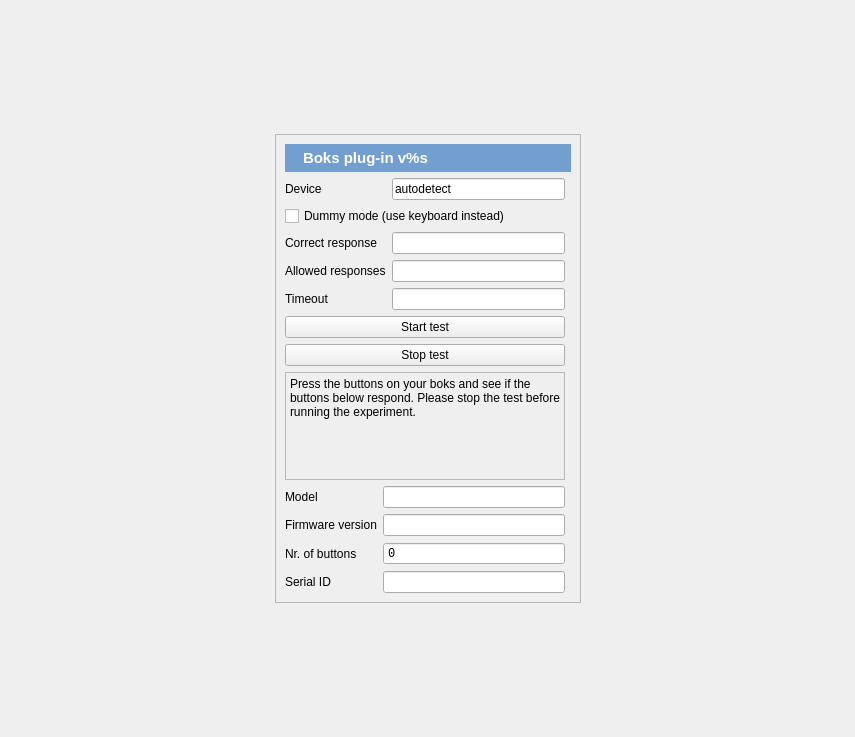
<?xml version="1.0" encoding="UTF-8"?>
<ui version="4.0">
 <class>boks_widget</class>
 <widget class="QWidget" name="boks_widget">
  <property name="geometry">
   <rect>
    <x>0</x>
    <y>0</y>
    <width>855</width>
    <height>737</height>
   </rect>
  </property>
  <property name="windowTitle">
   <string>Form</string>
  </property>
  <layout class="QGridLayout" name="gridLayout">
   <property name="margin">
    <number>0</number>
   </property>
   <item row="0" column="0">
    <spacer name="horizontalSpacer">
     <property name="orientation">
      <enum>Qt::Horizontal</enum>
     </property>
     <property name="sizeHint" stdset="0">
      <size>
       <width>40</width>
       <height>20</height>
      </size>
     </property>
    </spacer>
   </item>
   <item row="0" column="3">
    <spacer name="horizontalSpacer_2">
     <property name="orientation">
      <enum>Qt::Horizontal</enum>
     </property>
     <property name="sizeHint" stdset="0">
      <size>
       <width>40</width>
       <height>20</height>
      </size>
     </property>
    </spacer>
   </item>
   <item row="0" column="1">
    <widget class="QFrame" name="frame_controls">
     <property name="sizePolicy">
      <sizepolicy hsizetype="Fixed" vsizetype="Fixed">
       <horstretch>0</horstretch>
       <verstretch>0</verstretch>
      </sizepolicy>
     </property>
     <property name="frameShape">
      <enum>QFrame::StyledPanel</enum>
     </property>
     <property name="frameShadow">
      <enum>QFrame::Raised</enum>
     </property>
     <layout class="QGridLayout" name="gridLayout_3">
      <item row="1" column="1">
       <widget class="QLineEdit" name="edit_dev">
        <property name="toolTip">
         <string>The frequence of the sound. Expecting a numeric value (frequency in Hertz) a note (like 'C#2' and 'A1') or a variable (like '[freq]')</string>
        </property>
        <property name="text">
         <string>autodetect</string>
        </property>
       </widget>
      </item>
      <item row="6" column="0" colspan="2">
       <widget class="QPushButton" name="button_start_test">
        <property name="text">
         <string>Start test</string>
        </property>
       </widget>
      </item>
      <item row="5" column="0">
       <widget class="QLabel" name="label_timeout">
        <property name="text">
         <string>Timeout</string>
        </property>
       </widget>
      </item>
      <item row="3" column="1">
       <widget class="QLineEdit" name="edit_correct_response"/>
      </item>
      <item row="2" column="0" colspan="2">
       <widget class="QCheckBox" name="checkbox_dummy">
        <property name="text">
         <string>Dummy mode (use keyboard instead)</string>
        </property>
       </widget>
      </item>
      <item row="4" column="1">
       <widget class="QLineEdit" name="edit_allowed_responses">
        <property name="toolTip">
         <string>Set the duration of the synth item. Expecting a duration in ms, 'sound' (to wait until the sound is finished playing), 'keypress', 'mouseclick', or a variable (e.g., '[synth_dur]').</string>
        </property>
        <property name="text">
         <string/>
        </property>
       </widget>
      </item>
      <item row="4" column="0">
       <widget class="QLabel" name="label_allowed_responses">
        <property name="text">
         <string>Allowed responses</string>
        </property>
       </widget>
      </item>
      <item row="3" column="0">
       <widget class="QLabel" name="label_correct_response">
        <property name="text">
         <string>Correct response</string>
        </property>
       </widget>
      </item>
      <item row="0" column="0" colspan="3">
       <widget class="QWidget" name="widget" native="true">
        <property name="styleSheet">
         <string notr="true">background-color: #729fcf;
color: rgb(255, 255, 255);</string>
        </property>
        <layout class="QHBoxLayout" name="horizontalLayout">
         <property name="margin">
          <number>5</number>
         </property>
         <item>
          <widget class="QLabel" name="label_boks_icon">
           <property name="sizePolicy">
            <sizepolicy hsizetype="Fixed" vsizetype="Preferred">
             <horstretch>0</horstretch>
             <verstretch>0</verstretch>
            </sizepolicy>
           </property>
           <property name="text">
            <string/>
           </property>
          </widget>
         </item>
         <item>
          <widget class="QLabel" name="label_boks">
           <property name="font">
            <font>
             <pointsize>11</pointsize>
             <weight>75</weight>
             <bold>true</bold>
            </font>
           </property>
           <property name="text">
            <string>Boks plug-in v%s</string>
           </property>
          </widget>
         </item>
        </layout>
       </widget>
      </item>
      <item row="8" column="0" colspan="2">
       <widget class="QWidget" name="widget_test" native="true">
        <layout class="QGridLayout" name="gridLayout_4">
         <property name="margin">
          <number>0</number>
         </property>
         <item row="5" column="0">
          <widget class="QLabel" name="label_sid">
           <property name="text">
            <string>Serial ID</string>
           </property>
          </widget>
         </item>
         <item row="3" column="1">
          <widget class="QLineEdit" name="edit_firmware_version">
           <property name="font">
            <font>
             <family>Monospace</family>
            </font>
           </property>
           <property name="readOnly">
            <bool>true</bool>
           </property>
          </widget>
         </item>
         <item row="2" column="0">
          <widget class="QLabel" name="label_model">
           <property name="text">
            <string>Model</string>
           </property>
          </widget>
         </item>
         <item row="3" column="0">
          <widget class="QLabel" name="label_firmware_version">
           <property name="text">
            <string>Firmware version</string>
           </property>
          </widget>
         </item>
         <item row="5" column="1">
          <widget class="QLineEdit" name="edit_sid">
           <property name="font">
            <font>
             <family>Monospace</family>
            </font>
           </property>
           <property name="readOnly">
            <bool>true</bool>
           </property>
          </widget>
         </item>
         <item row="1" column="0" colspan="2">
          <widget class="QFrame" name="frame">
           <property name="sizePolicy">
            <sizepolicy hsizetype="Preferred" vsizetype="Fixed">
             <horstretch>0</horstretch>
             <verstretch>0</verstretch>
            </sizepolicy>
           </property>
           <property name="maximumSize">
            <size>
             <width>16777215</width>
             <height>140</height>
            </size>
           </property>
           <property name="frameShape">
            <enum>QFrame::StyledPanel</enum>
           </property>
           <property name="frameShadow">
            <enum>QFrame::Raised</enum>
           </property>
           <layout class="QGridLayout" name="gridLayout_2">
            <property name="margin">
             <number>4</number>
            </property>
            <item row="1" column="1">
             <widget class="QPushButton" name="button_2">
              <property name="sizePolicy">
               <sizepolicy hsizetype="Expanding" vsizetype="Fixed">
                <horstretch>0</horstretch>
                <verstretch>0</verstretch>
               </sizepolicy>
              </property>
              <property name="text">
               <string/>
              </property>
              <property name="iconSize">
               <size>
                <width>32</width>
                <height>32</height>
               </size>
              </property>
              <property name="flat">
               <bool>true</bool>
              </property>
             </widget>
            </item>
            <item row="1" column="3">
             <widget class="QPushButton" name="button_4">
              <property name="sizePolicy">
               <sizepolicy hsizetype="Expanding" vsizetype="Fixed">
                <horstretch>0</horstretch>
                <verstretch>0</verstretch>
               </sizepolicy>
              </property>
              <property name="text">
               <string/>
              </property>
              <property name="iconSize">
               <size>
                <width>32</width>
                <height>32</height>
               </size>
              </property>
              <property name="flat">
               <bool>true</bool>
              </property>
             </widget>
            </item>
            <item row="1" column="2">
             <widget class="QPushButton" name="button_3">
              <property name="sizePolicy">
               <sizepolicy hsizetype="Expanding" vsizetype="Fixed">
                <horstretch>0</horstretch>
                <verstretch>0</verstretch>
               </sizepolicy>
              </property>
              <property name="text">
               <string/>
              </property>
              <property name="iconSize">
               <size>
                <width>32</width>
                <height>32</height>
               </size>
              </property>
              <property name="flat">
               <bool>true</bool>
              </property>
             </widget>
            </item>
            <item row="0" column="0" colspan="5">
             <widget class="QLabel" name="label_boks_test">
              <property name="sizePolicy">
               <sizepolicy hsizetype="Preferred" vsizetype="Fixed">
                <horstretch>0</horstretch>
                <verstretch>0</verstretch>
               </sizepolicy>
              </property>
              <property name="text">
               <string>Press the buttons on your boks and see if the buttons below respond. Please stop the test before running the experiment.</string>
              </property>
              <property name="wordWrap">
               <bool>true</bool>
              </property>
             </widget>
            </item>
            <item row="1" column="0">
             <widget class="QPushButton" name="button_1">
              <property name="sizePolicy">
               <sizepolicy hsizetype="Expanding" vsizetype="Fixed">
                <horstretch>0</horstretch>
                <verstretch>0</verstretch>
               </sizepolicy>
              </property>
              <property name="text">
               <string/>
              </property>
              <property name="iconSize">
               <size>
                <width>32</width>
                <height>32</height>
               </size>
              </property>
              <property name="flat">
               <bool>true</bool>
              </property>
             </widget>
            </item>
            <item row="2" column="0">
             <widget class="QPushButton" name="button_5">
              <property name="sizePolicy">
               <sizepolicy hsizetype="Expanding" vsizetype="Fixed">
                <horstretch>0</horstretch>
                <verstretch>0</verstretch>
               </sizepolicy>
              </property>
              <property name="text">
               <string/>
              </property>
              <property name="iconSize">
               <size>
                <width>32</width>
                <height>32</height>
               </size>
              </property>
              <property name="flat">
               <bool>true</bool>
              </property>
             </widget>
            </item>
            <item row="2" column="1">
             <widget class="QPushButton" name="button_6">
              <property name="sizePolicy">
               <sizepolicy hsizetype="Expanding" vsizetype="Fixed">
                <horstretch>0</horstretch>
                <verstretch>0</verstretch>
               </sizepolicy>
              </property>
              <property name="text">
               <string/>
              </property>
              <property name="iconSize">
               <size>
                <width>32</width>
                <height>32</height>
               </size>
              </property>
              <property name="flat">
               <bool>true</bool>
              </property>
             </widget>
            </item>
            <item row="2" column="2">
             <widget class="QPushButton" name="button_7">
              <property name="sizePolicy">
               <sizepolicy hsizetype="Expanding" vsizetype="Fixed">
                <horstretch>0</horstretch>
                <verstretch>0</verstretch>
               </sizepolicy>
              </property>
              <property name="text">
               <string/>
              </property>
              <property name="iconSize">
               <size>
                <width>32</width>
                <height>32</height>
               </size>
              </property>
              <property name="flat">
               <bool>true</bool>
              </property>
             </widget>
            </item>
            <item row="2" column="3">
             <widget class="QPushButton" name="button_8">
              <property name="sizePolicy">
               <sizepolicy hsizetype="Expanding" vsizetype="Fixed">
                <horstretch>0</horstretch>
                <verstretch>0</verstretch>
               </sizepolicy>
              </property>
              <property name="text">
               <string/>
              </property>
              <property name="iconSize">
               <size>
                <width>32</width>
                <height>32</height>
               </size>
              </property>
              <property name="flat">
               <bool>true</bool>
              </property>
             </widget>
            </item>
           </layout>
          </widget>
         </item>
         <item row="0" column="0" colspan="2">
          <widget class="QPushButton" name="button_stop_test">
           <property name="text">
            <string>Stop test</string>
           </property>
          </widget>
         </item>
         <item row="4" column="0">
          <widget class="QLabel" name="label_button_count">
           <property name="text">
            <string>Nr. of buttons</string>
           </property>
          </widget>
         </item>
         <item row="4" column="1">
          <widget class="QSpinBox" name="spinbox_button_count">
           <property name="font">
            <font>
             <family>Monospace</family>
            </font>
           </property>
           <property name="readOnly">
            <bool>true</bool>
           </property>
           <property name="buttonSymbols">
            <enum>QAbstractSpinBox::NoButtons</enum>
           </property>
          </widget>
         </item>
         <item row="2" column="1">
          <widget class="QLineEdit" name="edit_model">
           <property name="font">
            <font>
             <family>Monospace</family>
            </font>
           </property>
           <property name="readOnly">
            <bool>true</bool>
           </property>
          </widget>
         </item>
        </layout>
       </widget>
      </item>
      <item row="5" column="1">
       <widget class="QLineEdit" name="edit_timeout"/>
      </item>
      <item row="1" column="0">
       <widget class="QLabel" name="label_dev">
        <property name="text">
         <string>Device</string>
        </property>
       </widget>
      </item>
     </layout>
    </widget>
   </item>
  </layout>
 </widget>
 <resources/>
 <connections/>
</ui>
